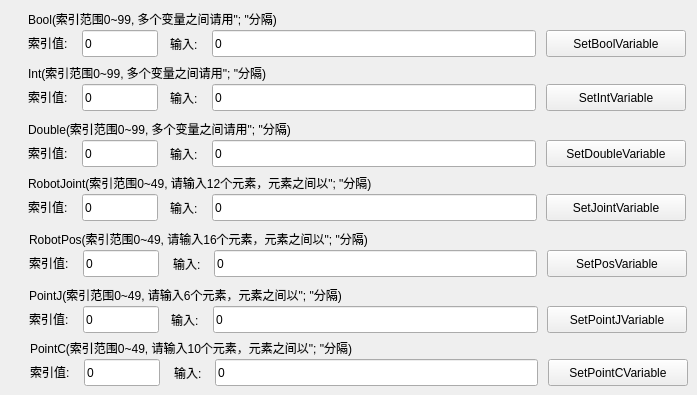
     <widget class="QWidget" name="tab_22">
      <attribute name="title">
       <string>设置变量</string>
      </attribute>
      <widget class="QLabel" name="label_248">
       <property name="geometry">
        <rect>
         <x>28</x>
         <y>10</y>
         <width>509</width>
         <height>17</height>
        </rect>
       </property>
       <property name="text">
        <string>Bool(索引范围0~99, 多个变量之间请用&quot;; &quot;分隔)</string>
       </property>
      </widget>
      <widget class="QLabel" name="label_249">
       <property name="geometry">
        <rect>
         <x>170</x>
         <y>35</y>
         <width>39</width>
         <height>17</height>
        </rect>
       </property>
       <property name="text">
        <string>输入:</string>
       </property>
      </widget>
      <widget class="QLabel" name="label_250">
       <property name="geometry">
        <rect>
         <x>28</x>
         <y>34</y>
         <width>55</width>
         <height>17</height>
        </rect>
       </property>
       <property name="text">
        <string>索引值:</string>
       </property>
      </widget>
      <widget class="QPushButton" name="setBool_btn">
       <property name="geometry">
        <rect>
         <x>546</x>
         <y>30</y>
         <width>140</width>
         <height>27</height>
        </rect>
       </property>
       <property name="text">
        <string>SetBoolVariable</string>
       </property>
      </widget>
      <widget class="QLineEdit" name="setBoolIndex_edit">
       <property name="geometry">
        <rect>
         <x>82</x>
         <y>30</y>
         <width>76</width>
         <height>27</height>
        </rect>
       </property>
       <property name="text">
        <string>0</string>
       </property>
      </widget>
      <widget class="QLabel" name="label_251">
       <property name="geometry">
        <rect>
         <x>28</x>
         <y>88</y>
         <width>55</width>
         <height>17</height>
        </rect>
       </property>
       <property name="text">
        <string>索引值:</string>
       </property>
      </widget>
      <widget class="QPushButton" name="setInt_btn">
       <property name="geometry">
        <rect>
         <x>546</x>
         <y>84</y>
         <width>140</width>
         <height>27</height>
        </rect>
       </property>
       <property name="text">
        <string>SetIntVariable</string>
       </property>
      </widget>
      <widget class="QLabel" name="label_252">
       <property name="geometry">
        <rect>
         <x>170</x>
         <y>89</y>
         <width>39</width>
         <height>17</height>
        </rect>
       </property>
       <property name="text">
        <string>输入:</string>
       </property>
      </widget>
      <widget class="QLineEdit" name="setIntIndex_edit">
       <property name="geometry">
        <rect>
         <x>82</x>
         <y>84</y>
         <width>76</width>
         <height>27</height>
        </rect>
       </property>
       <property name="text">
        <string>0</string>
       </property>
      </widget>
      <widget class="QLabel" name="label_253">
       <property name="geometry">
        <rect>
         <x>28</x>
         <y>64</y>
         <width>509</width>
         <height>17</height>
        </rect>
       </property>
       <property name="text">
        <string>Int(索引范围0~99, 多个变量之间请用&quot;; &quot;分隔)</string>
       </property>
      </widget>
      <widget class="QLabel" name="label_254">
       <property name="geometry">
        <rect>
         <x>28</x>
         <y>120</y>
         <width>509</width>
         <height>17</height>
        </rect>
       </property>
       <property name="text">
        <string>Double(索引范围0~99, 多个变量之间请用&quot;; &quot;分隔)</string>
       </property>
      </widget>
      <widget class="QLineEdit" name="setDoubleIndex_edit">
       <property name="geometry">
        <rect>
         <x>82</x>
         <y>140</y>
         <width>76</width>
         <height>27</height>
        </rect>
       </property>
       <property name="text">
        <string>0</string>
       </property>
      </widget>
      <widget class="QLabel" name="label_255">
       <property name="geometry">
        <rect>
         <x>170</x>
         <y>145</y>
         <width>39</width>
         <height>17</height>
        </rect>
       </property>
       <property name="text">
        <string>输入:</string>
       </property>
      </widget>
      <widget class="QLabel" name="label_256">
       <property name="geometry">
        <rect>
         <x>28</x>
         <y>144</y>
         <width>55</width>
         <height>17</height>
        </rect>
       </property>
       <property name="text">
        <string>索引值:</string>
       </property>
      </widget>
      <widget class="QPushButton" name="setDouble_btn">
       <property name="geometry">
        <rect>
         <x>546</x>
         <y>140</y>
         <width>140</width>
         <height>27</height>
        </rect>
       </property>
       <property name="text">
        <string>SetDoubleVariable</string>
       </property>
      </widget>
      <widget class="QLineEdit" name="setBool_edit">
       <property name="geometry">
        <rect>
         <x>212</x>
         <y>30</y>
         <width>324</width>
         <height>27</height>
        </rect>
       </property>
       <property name="text">
        <string>0</string>
       </property>
      </widget>
      <widget class="QLineEdit" name="setInt_edit">
       <property name="geometry">
        <rect>
         <x>212</x>
         <y>84</y>
         <width>324</width>
         <height>27</height>
        </rect>
       </property>
       <property name="text">
        <string>0</string>
       </property>
      </widget>
      <widget class="QLineEdit" name="setDouble_edit">
       <property name="geometry">
        <rect>
         <x>212</x>
         <y>140</y>
         <width>324</width>
         <height>27</height>
        </rect>
       </property>
       <property name="text">
        <string>0</string>
       </property>
      </widget>
      <widget class="QLabel" name="label_257">
       <property name="geometry">
        <rect>
         <x>28</x>
         <y>174</y>
         <width>509</width>
         <height>17</height>
        </rect>
       </property>
       <property name="text">
        <string>RobotJoint(索引范围0~49, 请输入12个元素，元素之间以&quot;; &quot;分隔)</string>
       </property>
      </widget>
      <widget class="QLabel" name="label_258">
       <property name="geometry">
        <rect>
         <x>170</x>
         <y>199</y>
         <width>53</width>
         <height>17</height>
        </rect>
       </property>
       <property name="text">
        <string>输入:</string>
       </property>
      </widget>
      <widget class="QLabel" name="label_259">
       <property name="geometry">
        <rect>
         <x>28</x>
         <y>198</y>
         <width>55</width>
         <height>17</height>
        </rect>
       </property>
       <property name="text">
        <string>索引值:</string>
       </property>
      </widget>
      <widget class="QPushButton" name="setJoint_btn">
       <property name="geometry">
        <rect>
         <x>546</x>
         <y>194</y>
         <width>140</width>
         <height>27</height>
        </rect>
       </property>
       <property name="text">
        <string>SetJointVariable</string>
       </property>
      </widget>
      <widget class="QLineEdit" name="setJointIndex_edit">
       <property name="geometry">
        <rect>
         <x>82</x>
         <y>194</y>
         <width>76</width>
         <height>27</height>
        </rect>
       </property>
       <property name="text">
        <string>0</string>
       </property>
      </widget>
      <widget class="QLineEdit" name="setJoint_edit">
       <property name="geometry">
        <rect>
         <x>212</x>
         <y>194</y>
         <width>325</width>
         <height>27</height>
        </rect>
       </property>
       <property name="text">
        <string>0</string>
       </property>
      </widget>
      <widget class="QLineEdit" name="setPosIndex_edit">
       <property name="geometry">
        <rect>
         <x>83</x>
         <y>250</y>
         <width>76</width>
         <height>27</height>
        </rect>
       </property>
       <property name="text">
        <string>0</string>
       </property>
      </widget>
      <widget class="QPushButton" name="setPos_btn">
       <property name="geometry">
        <rect>
         <x>547</x>
         <y>250</y>
         <width>140</width>
         <height>27</height>
        </rect>
       </property>
       <property name="text">
        <string>SetPosVariable</string>
       </property>
      </widget>
      <widget class="QLabel" name="label_261">
       <property name="geometry">
        <rect>
         <x>29</x>
         <y>254</y>
         <width>55</width>
         <height>17</height>
        </rect>
       </property>
       <property name="text">
        <string>索引值:</string>
       </property>
      </widget>
      <widget class="QLabel" name="label_263">
       <property name="geometry">
        <rect>
         <x>29</x>
         <y>230</y>
         <width>509</width>
         <height>17</height>
        </rect>
       </property>
       <property name="text">
        <string>RobotPos(索引范围0~49, 请输入16个元素，元素之间以&quot;; &quot;分隔)</string>
       </property>
      </widget>
      <widget class="QLabel" name="label_264">
       <property name="geometry">
        <rect>
         <x>173</x>
         <y>255</y>
         <width>51</width>
         <height>17</height>
        </rect>
       </property>
       <property name="text">
        <string>输入:</string>
       </property>
      </widget>
      <widget class="QLineEdit" name="setPos_edit">
       <property name="geometry">
        <rect>
         <x>214</x>
         <y>250</y>
         <width>323</width>
         <height>27</height>
        </rect>
       </property>
       <property name="text">
        <string>0</string>
       </property>
      </widget>
      <widget class="QLineEdit" name="setPointJIndex_edit">
       <property name="geometry">
        <rect>
         <x>83</x>
         <y>306</y>
         <width>76</width>
         <height>27</height>
        </rect>
       </property>
       <property name="text">
        <string>0</string>
       </property>
      </widget>
      <widget class="QLabel" name="label_269">
       <property name="geometry">
        <rect>
         <x>174</x>
         <y>364</y>
         <width>51</width>
         <height>17</height>
        </rect>
       </property>
       <property name="text">
        <string>输入:</string>
       </property>
      </widget>
      <widget class="QLineEdit" name="setPointCIndex_edit">
       <property name="geometry">
        <rect>
         <x>84</x>
         <y>359</y>
         <width>76</width>
         <height>27</height>
        </rect>
       </property>
       <property name="text">
        <string>0</string>
       </property>
      </widget>
      <widget class="QLineEdit" name="setPointC_edit">
       <property name="geometry">
        <rect>
         <x>215</x>
         <y>359</y>
         <width>323</width>
         <height>27</height>
        </rect>
       </property>
       <property name="text">
        <string>0</string>
       </property>
      </widget>
      <widget class="QLabel" name="label_270">
       <property name="geometry">
        <rect>
         <x>29</x>
         <y>286</y>
         <width>509</width>
         <height>17</height>
        </rect>
       </property>
       <property name="text">
        <string>PointJ(索引范围0~49, 请输入6个元素，元素之间以&quot;; &quot;分隔)</string>
       </property>
      </widget>
      <widget class="QLabel" name="label_271">
       <property name="geometry">
        <rect>
         <x>171</x>
         <y>311</y>
         <width>53</width>
         <height>17</height>
        </rect>
       </property>
       <property name="text">
        <string>输入:</string>
       </property>
      </widget>
      <widget class="QPushButton" name="setPointC_btn">
       <property name="geometry">
        <rect>
         <x>548</x>
         <y>359</y>
         <width>140</width>
         <height>27</height>
        </rect>
       </property>
       <property name="text">
        <string>SetPointCVariable</string>
       </property>
      </widget>
      <widget class="QLineEdit" name="setPointJ_edit">
       <property name="geometry">
        <rect>
         <x>213</x>
         <y>306</y>
         <width>325</width>
         <height>27</height>
        </rect>
       </property>
       <property name="text">
        <string>0</string>
       </property>
      </widget>
      <widget class="QLabel" name="label_272">
       <property name="geometry">
        <rect>
         <x>30</x>
         <y>339</y>
         <width>509</width>
         <height>17</height>
        </rect>
       </property>
       <property name="text">
        <string>PointC(索引范围0~49, 请输入10个元素，元素之间以&quot;; &quot;分隔)</string>
       </property>
      </widget>
      <widget class="QLabel" name="label_273">
       <property name="geometry">
        <rect>
         <x>29</x>
         <y>310</y>
         <width>55</width>
         <height>17</height>
        </rect>
       </property>
       <property name="text">
        <string>索引值:</string>
       </property>
      </widget>
      <widget class="QPushButton" name="setPointJ_btn">
       <property name="geometry">
        <rect>
         <x>547</x>
         <y>306</y>
         <width>140</width>
         <height>27</height>
        </rect>
       </property>
       <property name="text">
        <string>SetPointJVariable</string>
       </property>
      </widget>
      <widget class="QLabel" name="label_274">
       <property name="geometry">
        <rect>
         <x>30</x>
         <y>363</y>
         <width>55</width>
         <height>17</height>
        </rect>
       </property>
       <property name="text">
        <string>索引值:</string>
       </property>
      </widget>
     </widget>
